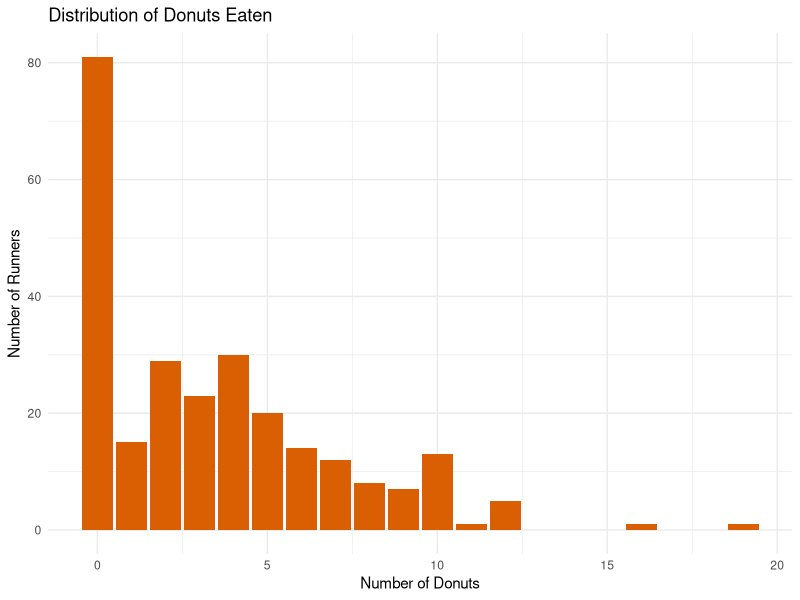
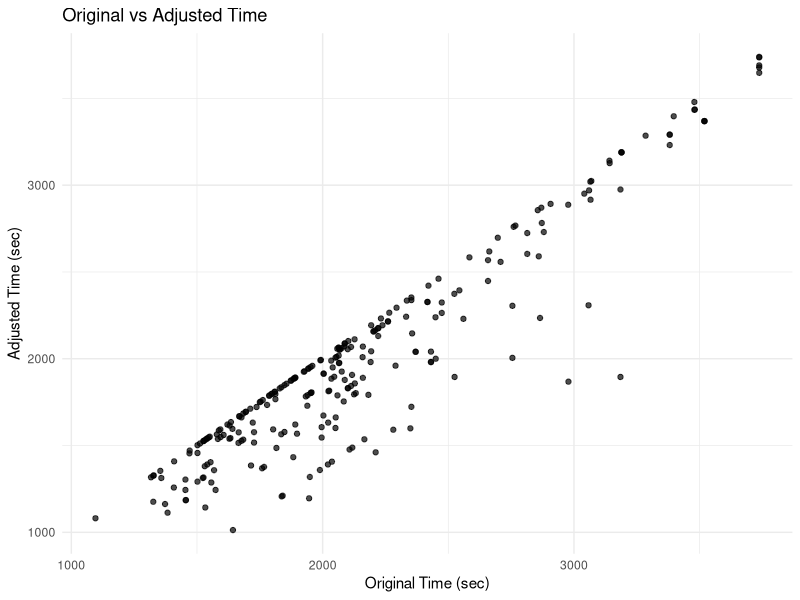
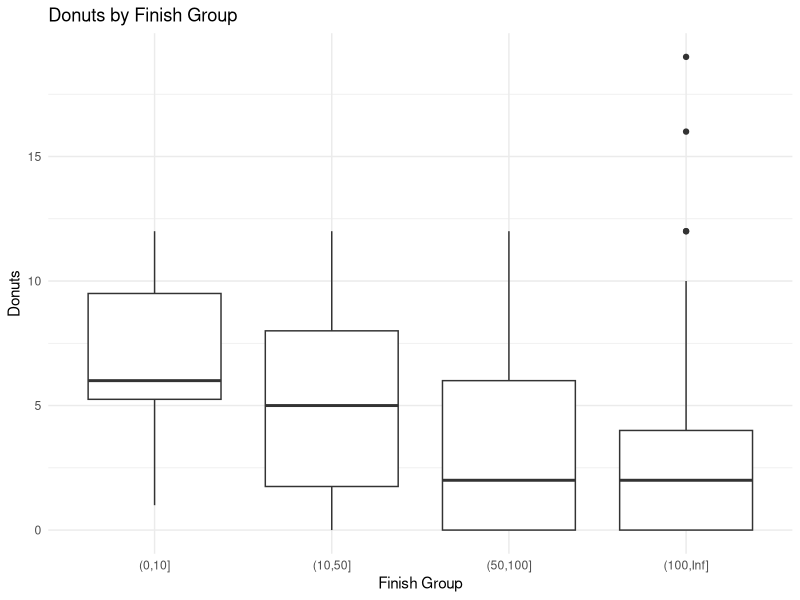

Here is the R script that generated these plots, in order:
## ---- chunk 1
library(readr)
X5KRun1 <- read_csv("Tim_Kashkarov/5KRun1.csv")
X5KRunUnadj1 <- read_csv("Tim_Kashkarov/5KRunUnadj1.csv")
X5KRunUnadj1 <- X5KRunUnadj1[, colSums(is.na(X5KRunUnadj1)) < nrow(X5KRunUnadj1)]
## ---- chunk 2
X5KRun1$Time <- as.character(X5KRun1$Time)
fix_time <- function(x) {
  x <- as.character(x)

  parts <- strsplit(x, ":", fixed = TRUE)

  out <- vapply(parts, function(p) {
    if (length(p) == 3 && p[3] == "00") {
      # mm:ss:00  ->  00:mm:ss
      sprintf("00:%02d:%02d", as.integer(p[1]), as.integer(p[2]))
    } else if (length(p) == 3) {
      # already hh:mm:ss, just pad
      sprintf("%02d:%02d:%02d", as.integer(p[1]), as.integer(p[2]), as.integer(p[3]))
    } else {
      NA_character_
    }
  }, character(1))

  out
}

X5KRun1$Time <- fix_time(X5KRun1$Time)
## ---- chunk 3
X5KRun1$time_sec <- with(
  as.data.frame(do.call(rbind, strsplit(X5KRun1$Time, ":"))),
  as.integer(V1) * 3600 + as.integer(V2) * 60 + as.integer(V3)
)
## ---- chunk 4
X5KRunUnadj1$Time <- as.character(X5KRunUnadj1$Time)
fix_time <- function(x) {
  x <- as.character(x)

  parts <- strsplit(x, ":", fixed = TRUE)

  out <- vapply(parts, function(p) {
    if (length(p) == 3 && p[3] == "00") {
      # mm:ss:00  ->  00:mm:ss
      sprintf("00:%02d:%02d", as.integer(p[1]), as.integer(p[2]))
    } else if (length(p) == 3) {
      # already hh:mm:ss, just pad
      sprintf("%02d:%02d:%02d", as.integer(p[1]), as.integer(p[2]), as.integer(p[3]))
    } else {
      NA_character_
    }
  }, character(1))

  out
}

X5KRunUnadj1$Time <- fix_time(X5KRunUnadj1$Time)
## ---- chunk 5
X5KRunUnadj1$time_sec <- with(
  as.data.frame(do.call(rbind, strsplit(X5KRunUnadj1$Time, ":"))),
  as.integer(V1) * 3600 + as.integer(V2) * 60 + as.integer(V3)
)
## ---- chunk 6
library(dplyr)

df_diff <- X5KRun1 %>%
  inner_join(X5KRunUnadj1 %>% select('Race Number', time_sec),
             by = "Race Number",
             suffix = c("_1", "_2")) %>%
  mutate(time_diff_sec = time_sec_2 - time_sec_1)

df_diff <- df_diff %>%
  rename(
    time_sec_adjusted   = time_sec_1,
    time_sec_unadjusted = time_sec_2
  )

## ---- chunk 7
bonus_tbl <- data.frame(
  donuts = 1:40,
  bonus = c(
    "00:00:15","00:00:45","00:01:30","00:02:30","00:03:30","00:04:30",
    "00:05:30","00:06:30","00:07:30","00:10:30","00:11:30","00:12:30",
    "00:13:30","00:14:30","00:17:30","00:18:30","00:19:30","00:20:30",
    "00:21:30","00:24:30","00:25:30","00:26:30","00:27:30","00:28:30",
    "00:31:30","00:32:30","00:33:30","00:34:30","00:35:30","00:38:30",
    "00:39:30","00:40:30","00:41:30","00:42:30","00:45:30","00:46:30",
    "00:47:30","00:48:30","00:49:30","00:52:30"
  )
)

library(lubridate)
bonus_tbl$bonus_sec <- as.numeric(hms(bonus_tbl$bonus))

## ---- chunk 8
df_diff$donuts <- sapply(df_diff$time_diff_sec, function(x) {
  sum(x >= bonus_tbl$bonus_sec)
})
## ---- chunk 9
library(ggplot2)

ggplot(df_diff, aes(x = donuts)) +
  geom_bar(fill = "#d95f02") +
  labs(
    title = "Distribution of Donuts Eaten",
    x = "Number of Donuts",
    y = "Number of Runners"
  ) +
  theme_minimal()
## ---- chunk 10
ggplot(df_diff, aes(x = time_sec_unadjusted, y = time_sec_adjusted)) +
  geom_point(alpha = 0.7) +
  labs(
    title = "Original vs Adjusted Time",
    x = "Original Time (sec)",
    y = "Adjusted Time (sec)"
  ) +
  theme_minimal()
## ---- chunk 11
df_diff$rank_group <- cut(df_diff$Position, breaks = c(0,10,50,100,Inf))

ggplot(df_diff, aes(x = rank_group, y = donuts)) +
  geom_boxplot() +
  labs(
    title = "Donuts by Finish Group",
    x = "Finish Group",
    y = "Donuts"
  ) +
  theme_minimal()
